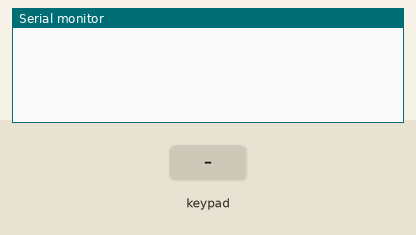
A sketch run on a simulated ESP8266 (NodeMCU). On the bench: the last lines printed to the serial monitor. The test bench sets the inputs (shaded band).

Above: at 1.2 s.
1.3 s: key '1' pressed
At 2.0 s:
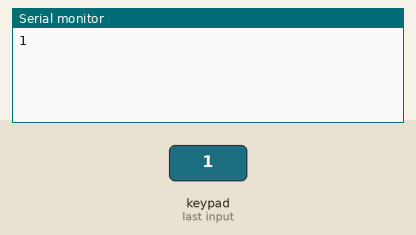
2.8 s: keypad keys 1 2 # pressed 0.4 s apart
At 4.8 s:
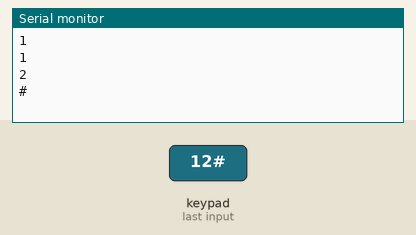
5.5 s: key 'A' pressed
At 6.3 s:
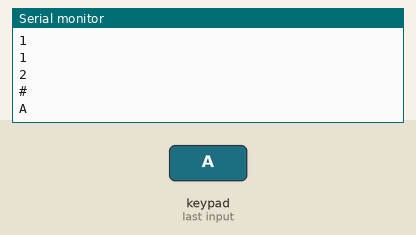
7.0 s: keypad keys 1 2 * pressed 0.4 s apart
At 9.2 s:
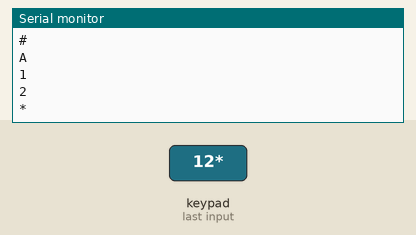
9.7 s: key 'B' pressed
At 10.7 s:
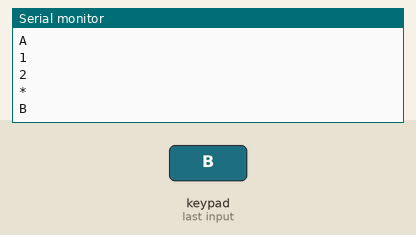
11.2 s: keypad keys 1 2 D pressed 0.4 s apart
At 12.7 s:
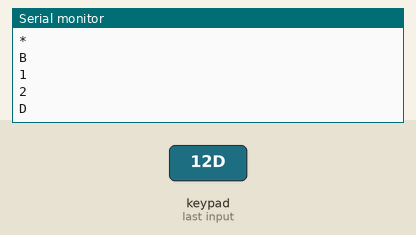

The sketch:

nodemcu-teclado-menbrana.ino
```cpp
#include "Keypad.h" //biblioteca necessaria para fazer leitura do teclado

const byte linhas = 4;   //numero de linhas do teclado
const byte colunas = 4;  //numero de colunas do teclado

// mapeamento das teclas do teclado de acordo com linha e coluna
char Teclas [linhas][colunas] = {
  {'1','2','3','A'},
  {'4','5','6','B'},
  {'7','8','9','C'},
  {'*','0','#','D'}
};

byte pinosLinhas[linhas] = {D0,D1,D2,D3};   //pinos usados para leitura de linha
byte pinosColunas[colunas] = {D4,D5,D6,D7}; //pinos usados para leitura de colunas

Keypad teclado = Keypad(makeKeymap(Teclas),pinosLinhas, pinosColunas, linhas,colunas);  //inicia o objeto responsavel pela leitura do teclado

void setup() {
  Serial.begin(115200);  // inicia a porta serial para mostrar mensagens no computador
}

//Funcao que retorna a tecla que esta precionada
char verificaTeclaPressionada() {
  return teclado.getKey();
}

void loop() {
  char teclaClicada = verificaTeclaPressionada(); // pega a tecla pressionada
  if(teclaClicada) {                              // verifica se alguma tecla esta pressionada
    Serial.println(teclaClicada);                 // mostra no computador a tecla pressionada
  }
}
```

Measured:
- after the input at 1.3 s, the serial monitor: prints a new line at once (image 1)
- after the input at 2.8 s, the serial monitor: prints a new line after 0.41 s (image 2)
- after the input at 5.5 s, the serial monitor: prints a new line at once (image 3)
- after the input at 7.0 s, the serial monitor: prints a new line at once (image 4)
- after the input at 9.7 s, the serial monitor: prints a new line at once (image 5)
- after the input at 11.2 s, the serial monitor: prints a new line at once (image 6)
